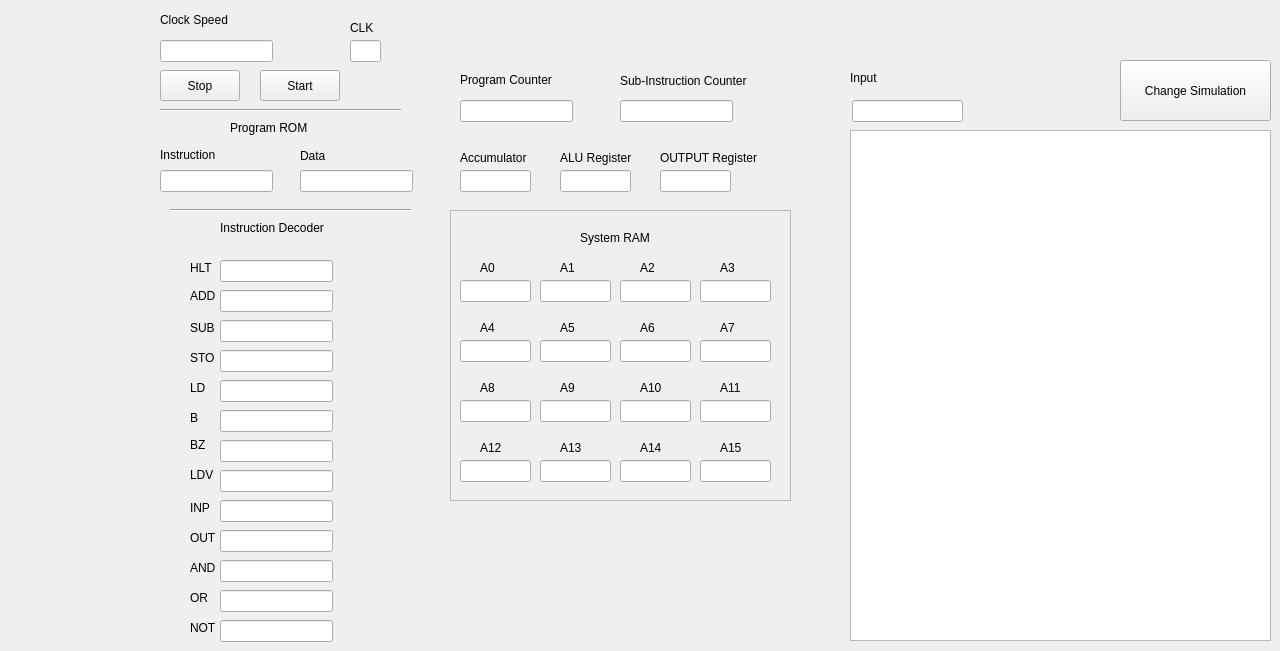
    <widget class="QWidget" name="page_3">
     <widget class="QPushButton" name="change_sim_2">
      <property name="geometry">
       <rect>
        <x>1120</x>
        <y>60</y>
        <width>151</width>
        <height>61</height>
       </rect>
      </property>
      <property name="text">
       <string>Change Simulation</string>
      </property>
     </widget>
     <widget class="QLabel" name="label_12">
      <property name="geometry">
       <rect>
        <x>350</x>
        <y>20</y>
        <width>52</width>
        <height>15</height>
       </rect>
      </property>
      <property name="text">
       <string>CLK</string>
      </property>
     </widget>
     <widget class="QLineEdit" name="ClockEdit_2">
      <property name="geometry">
       <rect>
        <x>160</x>
        <y>40</y>
        <width>113</width>
        <height>22</height>
       </rect>
      </property>
      <property name="readOnly">
       <bool>false</bool>
      </property>
     </widget>
     <widget class="QLineEdit" name="RAMA11Edit">
      <property name="geometry">
       <rect>
        <x>700</x>
        <y>400</y>
        <width>71</width>
        <height>22</height>
       </rect>
      </property>
     </widget>
     <widget class="QLineEdit" name="RAMA8Edit">
      <property name="geometry">
       <rect>
        <x>460</x>
        <y>400</y>
        <width>71</width>
        <height>22</height>
       </rect>
      </property>
     </widget>
     <widget class="QLineEdit" name="RAMA7Edit">
      <property name="geometry">
       <rect>
        <x>700</x>
        <y>340</y>
        <width>71</width>
        <height>22</height>
       </rect>
      </property>
     </widget>
     <widget class="QLabel" name="label_35">
      <property name="geometry">
       <rect>
        <x>480</x>
        <y>440</y>
        <width>31</width>
        <height>16</height>
       </rect>
      </property>
      <property name="text">
       <string>A12</string>
      </property>
     </widget>
     <widget class="QLineEdit" name="CountEdit">
      <property name="geometry">
       <rect>
        <x>460</x>
        <y>100</y>
        <width>113</width>
        <height>22</height>
       </rect>
      </property>
      <property name="readOnly">
       <bool>true</bool>
      </property>
     </widget>
     <widget class="Line" name="line">
      <property name="geometry">
       <rect>
        <x>160</x>
        <y>100</y>
        <width>241</width>
        <height>20</height>
       </rect>
      </property>
      <property name="orientation">
       <enum>Qt::Horizontal</enum>
      </property>
     </widget>
     <widget class="QLabel" name="label_32">
      <property name="geometry">
       <rect>
        <x>560</x>
        <y>380</y>
        <width>31</width>
        <height>16</height>
       </rect>
      </property>
      <property name="text">
       <string>A9</string>
      </property>
     </widget>
     <widget class="QLabel" name="label_13">
      <property name="geometry">
       <rect>
        <x>190</x>
        <y>286</y>
        <width>31</width>
        <height>20</height>
       </rect>
      </property>
      <property name="text">
       <string>ADD</string>
      </property>
     </widget>
     <widget class="QLineEdit" name="RAMA10Edit">
      <property name="geometry">
       <rect>
        <x>620</x>
        <y>400</y>
        <width>71</width>
        <height>22</height>
       </rect>
      </property>
     </widget>
     <widget class="QLabel" name="label_20">
      <property name="geometry">
       <rect>
        <x>190</x>
        <y>620</y>
        <width>31</width>
        <height>16</height>
       </rect>
      </property>
      <property name="text">
       <string>NOT</string>
      </property>
     </widget>
     <widget class="QLabel" name="label_34">
      <property name="geometry">
       <rect>
        <x>720</x>
        <y>380</y>
        <width>31</width>
        <height>16</height>
       </rect>
      </property>
      <property name="text">
       <string>A11</string>
      </property>
     </widget>
     <widget class="QLabel" name="label_25">
      <property name="geometry">
       <rect>
        <x>640</x>
        <y>260</y>
        <width>31</width>
        <height>16</height>
       </rect>
      </property>
      <property name="text">
       <string>A2</string>
      </property>
     </widget>
     <widget class="QLabel" name="label_37">
      <property name="geometry">
       <rect>
        <x>640</x>
        <y>440</y>
        <width>31</width>
        <height>16</height>
       </rect>
      </property>
      <property name="text">
       <string>A14</string>
      </property>
     </widget>
     <widget class="QLabel" name="label_40">
      <property name="geometry">
       <rect>
        <x>560</x>
        <y>150</y>
        <width>81</width>
        <height>16</height>
       </rect>
      </property>
      <property name="text">
       <string>ALU Register</string>
      </property>
     </widget>
     <widget class="QLineEdit" name="RAMA14Edit">
      <property name="geometry">
       <rect>
        <x>620</x>
        <y>460</y>
        <width>71</width>
        <height>22</height>
       </rect>
      </property>
     </widget>
     <widget class="QLineEdit" name="InstructionRomEdit">
      <property name="geometry">
       <rect>
        <x>160</x>
        <y>170</y>
        <width>113</width>
        <height>22</height>
       </rect>
      </property>
      <property name="readOnly">
       <bool>true</bool>
      </property>
     </widget>
     <widget class="QLabel" name="label_26">
      <property name="geometry">
       <rect>
        <x>720</x>
        <y>260</y>
        <width>31</width>
        <height>16</height>
       </rect>
      </property>
      <property name="text">
       <string>A3</string>
      </property>
     </widget>
     <widget class="QLabel" name="label_16">
      <property name="geometry">
       <rect>
        <x>190</x>
        <y>500</y>
        <width>31</width>
        <height>16</height>
       </rect>
      </property>
      <property name="text">
       <string>INP</string>
      </property>
     </widget>
     <widget class="QLabel" name="label_31">
      <property name="geometry">
       <rect>
        <x>480</x>
        <y>380</y>
        <width>31</width>
        <height>16</height>
       </rect>
      </property>
      <property name="text">
       <string>A8</string>
      </property>
     </widget>
     <widget class="QLabel" name="label_30">
      <property name="geometry">
       <rect>
        <x>720</x>
        <y>320</y>
        <width>31</width>
        <height>16</height>
       </rect>
      </property>
      <property name="text">
       <string>A7</string>
      </property>
     </widget>
     <widget class="QLabel" name="label_24">
      <property name="geometry">
       <rect>
        <x>560</x>
        <y>260</y>
        <width>31</width>
        <height>16</height>
       </rect>
      </property>
      <property name="text">
       <string>A1</string>
      </property>
     </widget>
     <widget class="QLabel" name="label_18">
      <property name="geometry">
       <rect>
        <x>190</x>
        <y>560</y>
        <width>31</width>
        <height>16</height>
       </rect>
      </property>
      <property name="text">
       <string>AND</string>
      </property>
     </widget>
     <widget class="QLineEdit" name="OUTRegEdit">
      <property name="geometry">
       <rect>
        <x>660</x>
        <y>170</y>
        <width>71</width>
        <height>22</height>
       </rect>
      </property>
      <property name="text">
       <string/>
      </property>
      <property name="readOnly">
       <bool>true</bool>
      </property>
     </widget>
     <widget class="QLineEdit" name="RAMA4Edit">
      <property name="geometry">
       <rect>
        <x>460</x>
        <y>340</y>
        <width>71</width>
        <height>22</height>
       </rect>
      </property>
     </widget>
     <widget class="QLineEdit" name="INPEdit_2">
      <property name="geometry">
       <rect>
        <x>852</x>
        <y>100</y>
        <width>111</width>
        <height>22</height>
       </rect>
      </property>
     </widget>
     <widget class="QLabel" name="label_14">
      <property name="geometry">
       <rect>
        <x>460</x>
        <y>70</y>
        <width>101</width>
        <height>20</height>
       </rect>
      </property>
      <property name="text">
       <string>Program Counter</string>
      </property>
     </widget>
     <widget class="QLabel" name="label_15">
      <property name="geometry">
       <rect>
        <x>190</x>
        <y>410</y>
        <width>31</width>
        <height>16</height>
       </rect>
      </property>
      <property name="text">
       <string>B</string>
      </property>
     </widget>
     <widget class="QLineEdit" name="SubCountEdit">
      <property name="geometry">
       <rect>
        <x>620</x>
        <y>100</y>
        <width>113</width>
        <height>22</height>
       </rect>
      </property>
      <property name="readOnly">
       <bool>true</bool>
      </property>
     </widget>
     <widget class="QLabel" name="label_33">
      <property name="geometry">
       <rect>
        <x>640</x>
        <y>380</y>
        <width>31</width>
        <height>16</height>
       </rect>
      </property>
      <property name="text">
       <string>A10</string>
      </property>
     </widget>
     <widget class="QLabel" name="label_38">
      <property name="geometry">
       <rect>
        <x>720</x>
        <y>440</y>
        <width>31</width>
        <height>16</height>
       </rect>
      </property>
      <property name="text">
       <string>A15</string>
      </property>
     </widget>
     <widget class="QLineEdit" name="RAMA5Edit">
      <property name="geometry">
       <rect>
        <x>540</x>
        <y>340</y>
        <width>71</width>
        <height>22</height>
       </rect>
      </property>
     </widget>
     <widget class="QLabel" name="label_17">
      <property name="geometry">
       <rect>
        <x>300</x>
        <y>145</y>
        <width>52</width>
        <height>21</height>
       </rect>
      </property>
      <property name="text">
       <string>Data</string>
      </property>
     </widget>
     <widget class="QLineEdit" name="DataRomEdit">
      <property name="geometry">
       <rect>
        <x>300</x>
        <y>170</y>
        <width>113</width>
        <height>22</height>
       </rect>
      </property>
      <property name="readOnly">
       <bool>true</bool>
      </property>
     </widget>
     <widget class="QLabel" name="label_42">
      <property name="geometry">
       <rect>
        <x>850</x>
        <y>70</y>
        <width>52</width>
        <height>15</height>
       </rect>
      </property>
      <property name="text">
       <string>Input</string>
      </property>
     </widget>
     <widget class="QPushButton" name="ClockStop_2">
      <property name="geometry">
       <rect>
        <x>160</x>
        <y>70</y>
        <width>80</width>
        <height>31</height>
       </rect>
      </property>
      <property name="text">
       <string>Stop</string>
      </property>
     </widget>
     <widget class="QLabel" name="label_21">
      <property name="geometry">
       <rect>
        <x>220</x>
        <y>220</y>
        <width>131</width>
        <height>16</height>
       </rect>
      </property>
      <property name="text">
       <string>Instruction Decoder</string>
      </property>
     </widget>
     <widget class="QLabel" name="label_19">
      <property name="geometry">
       <rect>
        <x>190</x>
        <y>350</y>
        <width>31</width>
        <height>16</height>
       </rect>
      </property>
      <property name="text">
       <string>STO</string>
      </property>
     </widget>
     <widget class="QLineEdit" name="RAMA1Edit">
      <property name="geometry">
       <rect>
        <x>540</x>
        <y>280</y>
        <width>71</width>
        <height>22</height>
       </rect>
      </property>
     </widget>
     <widget class="QLabel" name="label_22">
      <property name="geometry">
       <rect>
        <x>190</x>
        <y>530</y>
        <width>31</width>
        <height>16</height>
       </rect>
      </property>
      <property name="text">
       <string>OUT</string>
      </property>
     </widget>
     <widget class="QLineEdit" name="AccumulatorEdit">
      <property name="geometry">
       <rect>
        <x>460</x>
        <y>170</y>
        <width>71</width>
        <height>22</height>
       </rect>
      </property>
      <property name="readOnly">
       <bool>true</bool>
      </property>
     </widget>
     <widget class="QLabel" name="label_23">
      <property name="geometry">
       <rect>
        <x>190</x>
        <y>435</y>
        <width>31</width>
        <height>20</height>
       </rect>
      </property>
      <property name="text">
       <string>BZ</string>
      </property>
     </widget>
     <widget class="QLabel" name="label_41">
      <property name="geometry">
       <rect>
        <x>660</x>
        <y>150</y>
        <width>111</width>
        <height>16</height>
       </rect>
      </property>
      <property name="text">
       <string>OUTPUT Register</string>
      </property>
     </widget>
     <widget class="QLineEdit" name="CLKEdit">
      <property name="geometry">
       <rect>
        <x>350</x>
        <y>40</y>
        <width>31</width>
        <height>22</height>
       </rect>
      </property>
      <property name="readOnly">
       <bool>true</bool>
      </property>
     </widget>
     <widget class="QLabel" name="label_27">
      <property name="geometry">
       <rect>
        <x>190</x>
        <y>380</y>
        <width>31</width>
        <height>16</height>
       </rect>
      </property>
      <property name="text">
       <string>LD</string>
      </property>
     </widget>
     <widget class="QLineEdit" name="RAMA2Edit">
      <property name="geometry">
       <rect>
        <x>620</x>
        <y>280</y>
        <width>71</width>
        <height>22</height>
       </rect>
      </property>
     </widget>
     <widget class="QLabel" name="label_29">
      <property name="geometry">
       <rect>
        <x>640</x>
        <y>320</y>
        <width>31</width>
        <height>16</height>
       </rect>
      </property>
      <property name="text">
       <string>A6</string>
      </property>
     </widget>
     <widget class="QLabel" name="label_28">
      <property name="geometry">
       <rect>
        <x>190</x>
        <y>260</y>
        <width>52</width>
        <height>15</height>
       </rect>
      </property>
      <property name="text">
       <string>HLT</string>
      </property>
     </widget>
     <widget class="QLineEdit" name="RAMA12Edit">
      <property name="geometry">
       <rect>
        <x>460</x>
        <y>460</y>
        <width>71</width>
        <height>22</height>
       </rect>
      </property>
     </widget>
     <widget class="QPushButton" name="ClockStart_2">
      <property name="geometry">
       <rect>
        <x>260</x>
        <y>70</y>
        <width>80</width>
        <height>31</height>
       </rect>
      </property>
      <property name="text">
       <string>Start</string>
      </property>
     </widget>
     <widget class="QLabel" name="label_39">
      <property name="geometry">
       <rect>
        <x>460</x>
        <y>150</y>
        <width>81</width>
        <height>16</height>
       </rect>
      </property>
      <property name="text">
       <string>Accumulator</string>
      </property>
     </widget>
     <widget class="QLabel" name="label_36">
      <property name="geometry">
       <rect>
        <x>230</x>
        <y>120</y>
        <width>111</width>
        <height>16</height>
       </rect>
      </property>
      <property name="text">
       <string>Program ROM</string>
      </property>
     </widget>
     <widget class="Line" name="line_2">
      <property name="geometry">
       <rect>
        <x>170</x>
        <y>200</y>
        <width>241</width>
        <height>20</height>
       </rect>
      </property>
      <property name="orientation">
       <enum>Qt::Horizontal</enum>
      </property>
     </widget>
     <widget class="QLineEdit" name="RAMA0Edit">
      <property name="geometry">
       <rect>
        <x>460</x>
        <y>280</y>
        <width>71</width>
        <height>22</height>
       </rect>
      </property>
     </widget>
     <widget class="QLabel" name="label_43">
      <property name="geometry">
       <rect>
        <x>620</x>
        <y>70</y>
        <width>141</width>
        <height>21</height>
       </rect>
      </property>
      <property name="text">
       <string>Sub-Instruction Counter</string>
      </property>
     </widget>
     <widget class="QLabel" name="label_44">
      <property name="geometry">
       <rect>
        <x>190</x>
        <y>590</y>
        <width>31</width>
        <height>16</height>
       </rect>
      </property>
      <property name="text">
       <string>OR</string>
      </property>
     </widget>
     <widget class="QLabel" name="label_45">
      <property name="geometry">
       <rect>
        <x>580</x>
        <y>230</y>
        <width>81</width>
        <height>16</height>
       </rect>
      </property>
      <property name="text">
       <string>System RAM</string>
      </property>
     </widget>
     <widget class="QLabel" name="label_46">
      <property name="geometry">
       <rect>
        <x>480</x>
        <y>260</y>
        <width>31</width>
        <height>16</height>
       </rect>
      </property>
      <property name="text">
       <string>A0</string>
      </property>
     </widget>
     <widget class="QLabel" name="label_47">
      <property name="geometry">
       <rect>
        <x>560</x>
        <y>320</y>
        <width>31</width>
        <height>16</height>
       </rect>
      </property>
      <property name="text">
       <string>A5</string>
      </property>
     </widget>
     <widget class="QLabel" name="label_48">
      <property name="geometry">
       <rect>
        <x>160</x>
        <y>139</y>
        <width>101</width>
        <height>31</height>
       </rect>
      </property>
      <property name="text">
       <string>Instruction</string>
      </property>
     </widget>
     <widget class="QLabel" name="label_49">
      <property name="geometry">
       <rect>
        <x>190</x>
        <y>320</y>
        <width>31</width>
        <height>16</height>
       </rect>
      </property>
      <property name="text">
       <string>SUB</string>
      </property>
     </widget>
     <widget class="QLineEdit" name="RAMA3Edit">
      <property name="geometry">
       <rect>
        <x>700</x>
        <y>280</y>
        <width>71</width>
        <height>22</height>
       </rect>
      </property>
     </widget>
     <widget class="QLineEdit" name="RAMA9Edit">
      <property name="geometry">
       <rect>
        <x>540</x>
        <y>400</y>
        <width>71</width>
        <height>22</height>
       </rect>
      </property>
     </widget>
     <widget class="QLabel" name="label_50">
      <property name="geometry">
       <rect>
        <x>480</x>
        <y>320</y>
        <width>31</width>
        <height>16</height>
       </rect>
      </property>
      <property name="text">
       <string>A4</string>
      </property>
     </widget>
     <widget class="QLineEdit" name="RAMA15Edit">
      <property name="geometry">
       <rect>
        <x>700</x>
        <y>460</y>
        <width>71</width>
        <height>22</height>
       </rect>
      </property>
     </widget>
     <widget class="QLineEdit" name="RAMA13Edit">
      <property name="geometry">
       <rect>
        <x>540</x>
        <y>460</y>
        <width>71</width>
        <height>22</height>
       </rect>
      </property>
     </widget>
     <widget class="QFrame" name="frame">
      <property name="geometry">
       <rect>
        <x>450</x>
        <y>210</y>
        <width>341</width>
        <height>291</height>
       </rect>
      </property>
      <property name="frameShape">
       <enum>QFrame::StyledPanel</enum>
      </property>
      <property name="frameShadow">
       <enum>QFrame::Raised</enum>
      </property>
     </widget>
     <widget class="QLineEdit" name="ALURegEdit">
      <property name="geometry">
       <rect>
        <x>560</x>
        <y>170</y>
        <width>71</width>
        <height>22</height>
       </rect>
      </property>
      <property name="text">
       <string/>
      </property>
      <property name="readOnly">
       <bool>true</bool>
      </property>
     </widget>
     <widget class="QLabel" name="label_51">
      <property name="geometry">
       <rect>
        <x>160</x>
        <y>10</y>
        <width>91</width>
        <height>20</height>
       </rect>
      </property>
      <property name="text">
       <string>Clock Speed</string>
      </property>
     </widget>
     <widget class="QLineEdit" name="RAMA6Edit">
      <property name="geometry">
       <rect>
        <x>620</x>
        <y>340</y>
        <width>71</width>
        <height>22</height>
       </rect>
      </property>
     </widget>
     <widget class="QLabel" name="label_52">
      <property name="geometry">
       <rect>
        <x>190</x>
        <y>465</y>
        <width>31</width>
        <height>20</height>
       </rect>
      </property>
      <property name="text">
       <string>LDV</string>
      </property>
     </widget>
     <widget class="QLabel" name="label_53">
      <property name="geometry">
       <rect>
        <x>560</x>
        <y>440</y>
        <width>31</width>
        <height>16</height>
       </rect>
      </property>
      <property name="text">
       <string>A13</string>
      </property>
     </widget>
     <widget class="QTextEdit" name="textEdit_2">
      <property name="geometry">
       <rect>
        <x>850</x>
        <y>130</y>
        <width>421</width>
        <height>511</height>
       </rect>
      </property>
      <property name="readOnly">
       <bool>true</bool>
      </property>
     </widget>
     <widget class="QLineEdit" name="Aedit">
      <property name="geometry">
       <rect>
        <x>220</x>
        <y>290</y>
        <width>113</width>
        <height>22</height>
       </rect>
      </property>
      <property name="readOnly">
       <bool>true</bool>
      </property>
     </widget>
     <widget class="QLineEdit" name="SUBEdit">
      <property name="geometry">
       <rect>
        <x>220</x>
        <y>320</y>
        <width>113</width>
        <height>22</height>
       </rect>
      </property>
      <property name="readOnly">
       <bool>true</bool>
      </property>
     </widget>
     <widget class="QLineEdit" name="INPEdit">
      <property name="geometry">
       <rect>
        <x>220</x>
        <y>500</y>
        <width>113</width>
        <height>22</height>
       </rect>
      </property>
      <property name="readOnly">
       <bool>true</bool>
      </property>
     </widget>
     <widget class="QLineEdit" name="LDVEdit">
      <property name="geometry">
       <rect>
        <x>220</x>
        <y>470</y>
        <width>113</width>
        <height>22</height>
       </rect>
      </property>
      <property name="readOnly">
       <bool>true</bool>
      </property>
     </widget>
     <widget class="QLineEdit" name="STOEdit">
      <property name="geometry">
       <rect>
        <x>220</x>
        <y>350</y>
        <width>113</width>
        <height>22</height>
       </rect>
      </property>
      <property name="readOnly">
       <bool>true</bool>
      </property>
     </widget>
     <widget class="QLineEdit" name="HLTEdit">
      <property name="geometry">
       <rect>
        <x>220</x>
        <y>260</y>
        <width>113</width>
        <height>22</height>
       </rect>
      </property>
      <property name="readOnly">
       <bool>true</bool>
      </property>
     </widget>
     <widget class="QLineEdit" name="LDEdit">
      <property name="geometry">
       <rect>
        <x>220</x>
        <y>380</y>
        <width>113</width>
        <height>22</height>
       </rect>
      </property>
      <property name="readOnly">
       <bool>true</bool>
      </property>
     </widget>
     <widget class="QLineEdit" name="BEdit">
      <property name="geometry">
       <rect>
        <x>220</x>
        <y>410</y>
        <width>113</width>
        <height>22</height>
       </rect>
      </property>
      <property name="readOnly">
       <bool>true</bool>
      </property>
     </widget>
     <widget class="QLineEdit" name="BZEdit">
      <property name="geometry">
       <rect>
        <x>220</x>
        <y>440</y>
        <width>113</width>
        <height>22</height>
       </rect>
      </property>
      <property name="readOnly">
       <bool>true</bool>
      </property>
     </widget>
     <widget class="QLineEdit" name="OUTEdit">
      <property name="geometry">
       <rect>
        <x>220</x>
        <y>530</y>
        <width>113</width>
        <height>22</height>
       </rect>
      </property>
      <property name="readOnly">
       <bool>true</bool>
      </property>
     </widget>
     <widget class="QLineEdit" name="ANDEdit">
      <property name="geometry">
       <rect>
        <x>220</x>
        <y>560</y>
        <width>113</width>
        <height>22</height>
       </rect>
      </property>
      <property name="readOnly">
       <bool>true</bool>
      </property>
     </widget>
     <widget class="QLineEdit" name="OREdit">
      <property name="geometry">
       <rect>
        <x>220</x>
        <y>590</y>
        <width>113</width>
        <height>22</height>
       </rect>
      </property>
      <property name="readOnly">
       <bool>true</bool>
      </property>
     </widget>
     <widget class="QLineEdit" name="NOTEdit">
      <property name="geometry">
       <rect>
        <x>220</x>
        <y>620</y>
        <width>113</width>
        <height>22</height>
       </rect>
      </property>
      <property name="readOnly">
       <bool>true</bool>
      </property>
     </widget>
    </widget>
